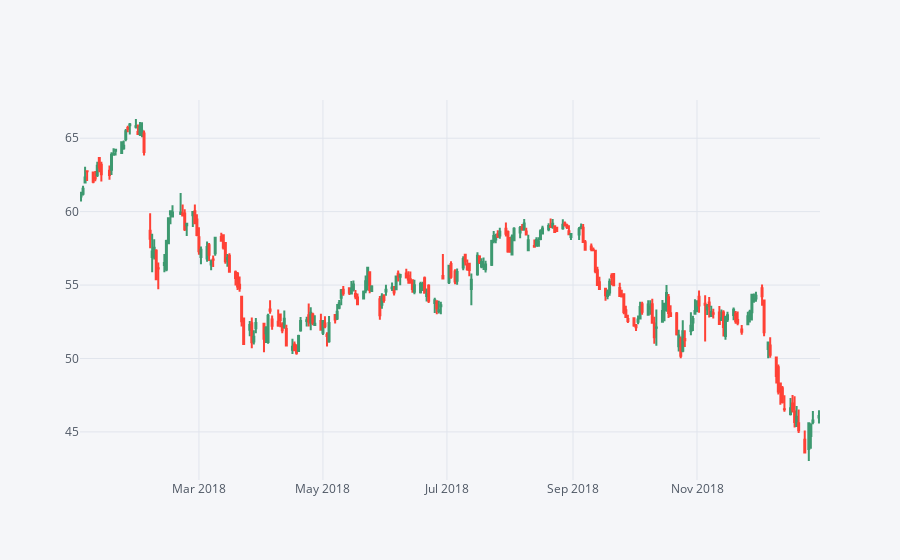

The notebook cell saved with this chart:
### Code cell
wfc18 = WFC[['Open', 'High', 'Low', 'Close']].loc['2018-01-01':'2019-01-01']
wfc18.iplot(kind='candle')

### Figure 1 — Plotly figure (JSON) as saved in the notebook; plotly's stock layout.template omitted (floating-point values rounded to 4 significant figures; data arrays with more than 128 entries replaced by an {"elided": "..."} marker saying what was removed)
{"data": [{"close": {"elided": "251 float values"}, "high": {"elided": "251 float values"}, "low": {"elided": "251 float values"}, "open": {"elided": "251 float values"}, "showlegend": false, "type": "candlestick", "uid": "bf2051c7-7c0e-4814-9a63-415e992e7402", "x": {"elided": "251 str values"}, "yaxis": "y2"}], "layout": {"legend": {"bgcolor": "#F5F6F9", "font": {"color": "#4D5663"}}, "paper_bgcolor": "#F5F6F9", "plot_bgcolor": "#F5F6F9", "title": {"font": {"color": "#4D5663"}}, "xaxis": {"gridcolor": "#E1E5ED", "rangeslider": {"visible": false}, "showgrid": true, "tickfont": {"color": "#4D5663"}, "title": {"font": {"color": "#4D5663"}, "text": ""}, "zerolinecolor": "#E1E5ED"}, "yaxis": {"gridcolor": "#E1E5ED", "showgrid": true, "showticklabels": false, "tickfont": {"color": "#4D5663"}, "title": {"font": {"color": "#4D5663"}, "text": ""}, "zerolinecolor": "#E1E5ED"}, "yaxis2": {"gridcolor": "#E1E5ED", "showgrid": true, "tickfont": {"color": "#4D5663"}, "title": {"font": {"color": "#4D5663"}, "text": ""}, "zerolinecolor": "#E1E5ED"}}}
